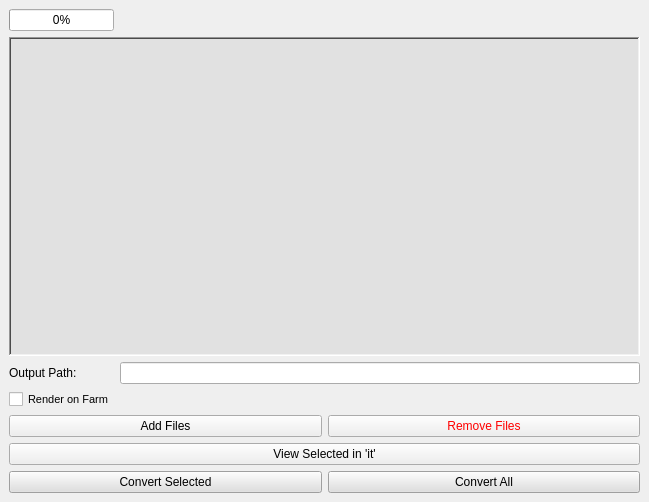
<?xml version="1.0" encoding="UTF-8"?>
<ui version="4.0">
 <class>Tex2Exr</class>
 <widget class="QMainWindow" name="Tex2Exr">
  <property name="geometry">
   <rect>
    <x>0</x>
    <y>0</y>
    <width>649</width>
    <height>502</height>
   </rect>
  </property>
  <property name="windowTitle">
   <string>Tex2Exr</string>
  </property>
  <property name="toolTip">
   <string extracomment="convert tex files to Exr"/>
  </property>
  <property name="tabShape">
   <enum>QTabWidget::Rounded</enum>
  </property>
  <property name="dockNestingEnabled">
   <bool>true</bool>
  </property>
  <widget class="QWidget" name="centralwidget">
   <layout class="QGridLayout" name="gridLayout">
    <item row="5" column="0">
     <widget class="QLabel" name="label">
      <property name="text">
       <string>Output Path:</string>
      </property>
     </widget>
    </item>
    <item row="11" column="0" colspan="2">
     <layout class="QHBoxLayout" name="horizontalLayout">
      <item>
       <widget class="QPushButton" name="add_files">
        <property name="sizePolicy">
         <sizepolicy hsizetype="Minimum" vsizetype="Fixed">
          <horstretch>0</horstretch>
          <verstretch>0</verstretch>
         </sizepolicy>
        </property>
        <property name="toolTip">
         <string>&lt;html&gt;&lt;head/&gt;&lt;body&gt;&lt;p&gt;Load tex files&lt;/p&gt;&lt;/body&gt;&lt;/html&gt;</string>
        </property>
        <property name="styleSheet">
         <string notr="true"/>
        </property>
        <property name="text">
         <string>Add Files</string>
        </property>
       </widget>
      </item>
      <item>
       <widget class="QPushButton" name="remove_files">
        <property name="sizePolicy">
         <sizepolicy hsizetype="Minimum" vsizetype="Fixed">
          <horstretch>0</horstretch>
          <verstretch>0</verstretch>
         </sizepolicy>
        </property>
        <property name="toolTip">
         <string>&lt;html&gt;&lt;head/&gt;&lt;body&gt;&lt;p&gt;Remve selected Tex files&lt;/p&gt;&lt;/body&gt;&lt;/html&gt;</string>
        </property>
        <property name="styleSheet">
         <string notr="true">color: rgb(255, 0, 0);</string>
        </property>
        <property name="text">
         <string>Remove Files</string>
        </property>
       </widget>
      </item>
     </layout>
    </item>
    <item row="1" column="0" colspan="2">
     <widget class="QListWidget" name="list_widget">
      <property name="cursor" stdset="0">
       <cursorShape>ArrowCursor</cursorShape>
      </property>
      <property name="mouseTracking">
       <bool>false</bool>
      </property>
      <property name="whatsThis">
       <string extracomment="out"/>
      </property>
      <property name="autoFillBackground">
       <bool>false</bool>
      </property>
      <property name="styleSheet">
       <string notr="true">background-color: rgb(225, 225, 225);
</string>
      </property>
      <property name="frameShape">
       <enum>QFrame::WinPanel</enum>
      </property>
      <property name="frameShadow">
       <enum>QFrame::Sunken</enum>
      </property>
      <property name="lineWidth">
       <number>1</number>
      </property>
      <property name="editTriggers">
       <set>QAbstractItemView::DoubleClicked|QAbstractItemView::EditKeyPressed</set>
      </property>
      <property name="showDropIndicator" stdset="0">
       <bool>true</bool>
      </property>
      <property name="dragEnabled">
       <bool>false</bool>
      </property>
      <property name="dragDropOverwriteMode">
       <bool>false</bool>
      </property>
      <property name="dragDropMode">
       <enum>QAbstractItemView::DropOnly</enum>
      </property>
      <property name="defaultDropAction">
       <enum>Qt::IgnoreAction</enum>
      </property>
      <property name="alternatingRowColors">
       <bool>true</bool>
      </property>
      <property name="selectionMode">
       <enum>QAbstractItemView::ExtendedSelection</enum>
      </property>
      <property name="movement">
       <enum>QListView::Static</enum>
      </property>
      <property name="flow">
       <enum>QListView::TopToBottom</enum>
      </property>
      <property name="viewMode">
       <enum>QListView::ListMode</enum>
      </property>
      <property name="sortingEnabled">
       <bool>true</bool>
      </property>
     </widget>
    </item>
    <item row="7" column="0">
     <widget class="QCheckBox" name="renderFarm_check">
      <property name="sizePolicy">
       <sizepolicy hsizetype="Minimum" vsizetype="Fixed">
        <horstretch>0</horstretch>
        <verstretch>0</verstretch>
       </sizepolicy>
      </property>
      <property name="font">
       <font>
        <family>Arial</family>
        <pointsize>8</pointsize>
        <weight>50</weight>
        <bold>false</bold>
       </font>
      </property>
      <property name="styleSheet">
       <string notr="true"/>
      </property>
      <property name="text">
       <string>Render on Farm</string>
      </property>
      <property name="checked">
       <bool>false</bool>
      </property>
     </widget>
    </item>
    <item row="13" column="0" colspan="2">
     <layout class="QHBoxLayout" name="horizontalLayout_2">
      <item>
       <widget class="QPushButton" name="convert_sel_files">
        <property name="toolTip">
         <string>&lt;html&gt;&lt;head/&gt;&lt;body&gt;&lt;p&gt;Convert selected files to EXR&lt;/p&gt;&lt;/body&gt;&lt;/html&gt;</string>
        </property>
        <property name="styleSheet">
         <string notr="true">background-color: rgb(223, 223, 223);

</string>
        </property>
        <property name="text">
         <string>Convert Selected</string>
        </property>
       </widget>
      </item>
      <item>
       <widget class="QPushButton" name="convert_files">
        <property name="sizePolicy">
         <sizepolicy hsizetype="Minimum" vsizetype="Fixed">
          <horstretch>0</horstretch>
          <verstretch>0</verstretch>
         </sizepolicy>
        </property>
        <property name="toolTip">
         <string>&lt;html&gt;&lt;head/&gt;&lt;body&gt;&lt;p&gt;Convert All files to EXR&lt;/p&gt;&lt;/body&gt;&lt;/html&gt;</string>
        </property>
        <property name="styleSheet">
         <string notr="true">background-color: rgb(223, 223, 223);

</string>
        </property>
        <property name="text">
         <string>Convert All</string>
        </property>
       </widget>
      </item>
     </layout>
    </item>
    <item row="5" column="1">
     <widget class="QLineEdit" name="output_path_le">
      <property name="enabled">
       <bool>true</bool>
      </property>
      <property name="sizePolicy">
       <sizepolicy hsizetype="Expanding" vsizetype="Fixed">
        <horstretch>0</horstretch>
        <verstretch>0</verstretch>
       </sizepolicy>
      </property>
      <property name="toolTip">
       <string>&lt;html&gt;&lt;head/&gt;&lt;body&gt;&lt;p&gt;add custom output Directory here |&lt;span style=&quot; font-weight:600;&quot;&gt; Empty means converted files will be written in same Directory&lt;/span&gt;&lt;/p&gt;&lt;p&gt;&lt;br/&gt;&lt;/p&gt;&lt;/body&gt;&lt;/html&gt;</string>
      </property>
      <property name="whatsThis">
       <string/>
      </property>
     </widget>
    </item>
    <item row="12" column="0" colspan="2">
     <widget class="QPushButton" name="pushButton">
      <property name="toolTip">
       <string>&lt;html&gt;&lt;head/&gt;&lt;body&gt;&lt;p&gt;Open selected file in RenderMan 'It'&lt;/p&gt;&lt;/body&gt;&lt;/html&gt;</string>
      </property>
      <property name="text">
       <string>View Selected in 'it'</string>
      </property>
     </widget>
    </item>
    <item row="0" column="0">
     <widget class="QProgressBar" name="convert_progress">
      <property name="sizePolicy">
       <sizepolicy hsizetype="Minimum" vsizetype="Fixed">
        <horstretch>0</horstretch>
        <verstretch>0</verstretch>
       </sizepolicy>
      </property>
      <property name="minimumSize">
       <size>
        <width>0</width>
        <height>0</height>
       </size>
      </property>
      <property name="baseSize">
       <size>
        <width>0</width>
        <height>0</height>
       </size>
      </property>
      <property name="minimum">
       <number>0</number>
      </property>
      <property name="value">
       <number>0</number>
      </property>
      <property name="textVisible">
       <bool>true</bool>
      </property>
      <property name="orientation">
       <enum>Qt::Horizontal</enum>
      </property>
      <property name="invertedAppearance">
       <bool>false</bool>
      </property>
      <property name="textDirection">
       <enum>QProgressBar::TopToBottom</enum>
      </property>
     </widget>
    </item>
   </layout>
  </widget>
  <action name="actionOpen">
   <property name="text">
    <string>Open</string>
   </property>
  </action>
 </widget>
 <resources/>
 <connections/>
</ui>
